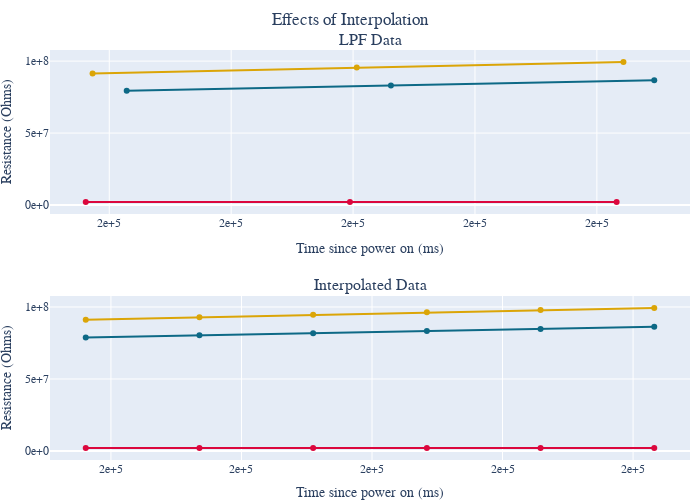

Notebook code cell kept with this figure:
### Code cell
colors_reg = ["#DB073D", "#DBA507", "#0D6986"]
fig = make_subplots(rows=2, cols=1,
                    # shared_yaxes=True,
                    vertical_spacing=0.2,
                    subplot_titles=("LPF Data",
                                    "Interpolated Data"))
matrix = 0
sensor = 0
num_samples = 3
time_offset = 20
time_offset_end = time_offset + num_samples
starts = []
ends = []
for heater_idx in range(3):
    heater_data = sensor_data[f"mat_{matrix}"][sensor][heater_idx]
    time_arr = heater_data["Time Since PowerOn"].values[time_offset:time_offset_end]
    starts.append(time_arr[0])
    ends.append(time_arr[-1])
    fig.add_trace(go.Scatter(x=time_arr,
                             y=heater_data["Filtered"].values[time_offset:time_offset_end],
                             mode="lines+markers",
                             marker_color=colors_reg[heater_idx],
                             name=f"H.S. {heater_idx}",
                             showlegend=False,
                             legendgroup=f"H.S. {heater_idx}"),
                  row=1, col=1)

start = min(starts)
end = min(ends)
num_samples = 6
time_arr = np.linspace(start, end, num_samples)
for heater_idx in range(3):
    heater_data = sensor_data[f"mat_{matrix}"][sensor][heater_idx]
    interp_resistance = interp_funcs[f"mat_{
        matrix}"][sensor][heater_idx](time_arr)
    fig.add_trace(go.Scatter(x=time_arr,
                             y=interp_resistance,
                             mode="lines+markers",
                             marker_color=colors_reg[heater_idx],
                             name=f"H.S. {heater_idx}",
                             showlegend=False,
                             legendgroup=f"H.S. {heater_idx}"),
                  row=2, col=1)

fig.update_yaxes(title_text="Resistance (Ohms)", row=1,
                 col=1, tickformat=".0e")
fig.update_yaxes(title_text="Resistance (Ohms)", row=2,
                 col=1, tickformat=".0e")

fig.update_xaxes(title_text="Time since power on (ms)",
                 row=1, col=1, tickformat=".0e")
fig.update_xaxes(title_text="Time since power on (ms)",
                 row=2, col=1, tickformat=".0e")

fig.update_layout(height=500, width=700,
                  title_x=0.5,
                  font_family="Times New Roman",
                  title_font_family="Times New Roman",
                  title=dict(text="Effects of Interpolation"),
                  margin=dict(t=50, r=10, b=0, l=0))
# fig.write_image(f"interp.pdf")
fig.show()

### Figure 1 — Plotly figure (JSON) as saved in the notebook; plotly's stock layout.template omitted (floating-point values rounded to 4 significant figures)
{"data": [{"legendgroup": "H.S. 0", "marker": {"color": "#DB073D"}, "mode": "lines+markers", "name": "H.S. 0", "showlegend": false, "type": "scatter", "x": [224035, 234872, 245811], "xaxis": "x", "y": [2053000.0, 2085000.0, 2122000.0], "yaxis": "y"}, {"legendgroup": "H.S. 1", "marker": {"color": "#DBA507"}, "mode": "lines+markers", "name": "H.S. 1", "showlegend": false, "type": "scatter", "x": [224315, 235152, 246091], "xaxis": "x", "y": [91320000.0, 95550000.0, 99430000.0], "yaxis": "y"}, {"legendgroup": "H.S. 2", "marker": {"color": "#0D6986"}, "mode": "lines+markers", "name": "H.S. 2", "showlegend": false, "type": "scatter", "x": [225715, 236552, 247354], "xaxis": "x", "y": [79400000.0, 83070000.0, 86700000.0], "yaxis": "y"}, {"legendgroup": "H.S. 0", "marker": {"color": "#DB073D"}, "mode": "lines+markers", "name": "H.S. 0", "showlegend": false, "type": "scatter", "x": [224035, 228400.0, 232700.0, 237100.0, 241500.0, 245811], "xaxis": "x2", "y": [2053000.0, 2066000.0, 2079000.0, 2093000.0, 2108000.0, 2122000.0], "yaxis": "y2"}, {"legendgroup": "H.S. 1", "marker": {"color": "#DBA507"}, "mode": "lines+markers", "name": "H.S. 1", "showlegend": false, "type": "scatter", "x": [224035, 228400.0, 232700.0, 237100.0, 241500.0, 245811], "xaxis": "x2", "y": [91210000.0, 92920000.0, 94620000.0, 96300000.0, 97910000.0, 99340000.0], "yaxis": "y2"}, {"legendgroup": "H.S. 2", "marker": {"color": "#0D6986"}, "mode": "lines+markers", "name": "H.S. 2", "showlegend": false, "type": "scatter", "x": [224035, 228400.0, 232700.0, 237100.0, 241500.0, 245811], "xaxis": "x2", "y": [78830000.0, 80310000.0, 81770000.0, 83260000.0, 84770000.0, 86220000.0], "yaxis": "y2"}], "layout": {"annotations": [{"font": {"size": 16}, "showarrow": false, "text": "LPF Data", "x": 0.5, "xanchor": "center", "xref": "paper", "y": 1, "yanchor": "bottom", "yref": "paper"}, {"font": {"size": 16}, "showarrow": false, "text": "Interpolated Data", "x": 0.5, "xanchor": "center", "xref": "paper", "y": 0.4, "yanchor": "bottom", "yref": "paper"}], "font": {"family": "Times New Roman"}, "height": 500, "margin": {"b": 0, "l": 0, "r": 10, "t": 50}, "title": {"font": {"family": "Times New Roman"}, "text": "Effects of Interpolation", "x": 0.5}, "width": 700, "xaxis": {"anchor": "y", "domain": [0, 1], "tickformat": ".0e", "title": {"text": "Time since power on (ms)"}}, "xaxis2": {"anchor": "y2", "domain": [0, 1], "tickformat": ".0e", "title": {"text": "Time since power on (ms)"}}, "yaxis": {"anchor": "x", "domain": [0.6, 1], "tickformat": ".0e", "title": {"text": "Resistance (Ohms)"}}, "yaxis2": {"anchor": "x2", "domain": [0, 0.4], "tickformat": ".0e", "title": {"text": "Resistance (Ohms)"}}}}
